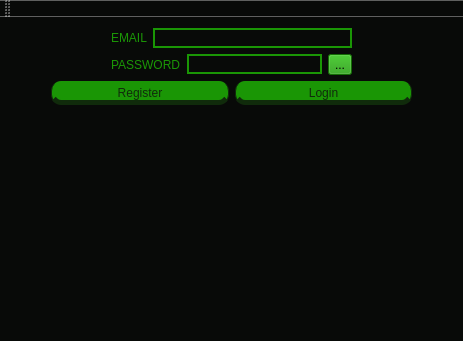
<?xml version="1.0" encoding="UTF-8"?>
<ui version="4.0">
 <class>MainWindowClass</class>
 <widget class="QMainWindow" name="MainWindowClass">
  <property name="geometry">
   <rect>
    <x>0</x>
    <y>0</y>
    <width>463</width>
    <height>341</height>
   </rect>
  </property>
  <property name="windowTitle">
   <string>Launcher</string>
  </property>
  <property name="styleSheet">
   <string notr="true"> background-color: rgb(8, 10, 8);</string>
  </property>
  <widget class="QWidget" name="centralWidget">
   <layout class="QVBoxLayout" name="verticalLayout">
    <item>
     <layout class="QHBoxLayout" name="horizontalLayout_4">
      <property name="leftMargin">
       <number>100</number>
      </property>
      <property name="rightMargin">
       <number>100</number>
      </property>
      <item>
       <widget class="QLabel" name="label_2">
        <property name="styleSheet">
         <string notr="true">font:  bold large &quot;Fantasy&quot;;
color: rgb(26, 150, 5);</string>
        </property>
        <property name="text">
         <string>EMAIL</string>
        </property>
       </widget>
      </item>
      <item>
       <widget class="QLineEdit" name="lineEdit">
        <property name="styleSheet">
         <string notr="true">color: rgb(26, 150, 5);
border:2px solid  rgb(26, 150, 5);</string>
        </property>
       </widget>
      </item>
     </layout>
    </item>
    <item>
     <layout class="QHBoxLayout" name="horizontalLayout_5">
      <property name="leftMargin">
       <number>100</number>
      </property>
      <property name="rightMargin">
       <number>100</number>
      </property>
      <item>
       <layout class="QHBoxLayout" name="horizontalLayout_3">
        <item>
         <widget class="QLabel" name="label_3">
          <property name="styleSheet">
           <string notr="true">font:  bold large &quot;Monospace&quot;;
color: rgb(26, 150, 5);</string>
          </property>
          <property name="text">
           <string>PASSWORD</string>
          </property>
         </widget>
        </item>
        <item>
         <widget class="QLineEdit" name="lineEdit_2">
          <property name="styleSheet">
           <string notr="true">color: rgb(26, 150, 5);
border:2px solid  rgb(26, 150, 5);</string>
          </property>
          <property name="echoMode">
           <enum>QLineEdit::Password</enum>
          </property>
         </widget>
        </item>
       </layout>
      </item>
      <item>
       <widget class="QToolButton" name="toolButton">
        <property name="autoFillBackground">
         <bool>false</bool>
        </property>
        <property name="styleSheet">
         <string notr="true">
background-color: rgb(26, 150, 5);</string>
        </property>
        <property name="text">
         <string>...</string>
        </property>
        <property name="icon">
         <iconset>
          <normaloff>images/password-eye.png</normaloff>images/password-eye.png</iconset>
        </property>
       </widget>
      </item>
     </layout>
    </item>
    <item>
     <layout class="QHBoxLayout" name="horizontalLayout_2">
      <property name="leftMargin">
       <number>40</number>
      </property>
      <property name="topMargin">
       <number>0</number>
      </property>
      <property name="rightMargin">
       <number>40</number>
      </property>
      <item>
       <widget class="QPushButton" name="pushButton">
        <property name="styleSheet">
         <string notr="true">QPushButton{
	background-color: rgb(26, 150, 5);
	border: none;
	padding-top: 5px;
	color: rgb(62, 191, 40);
	border-radius:10px;
	border-left:  1px solid rgb(16, 43, 11);
	border-right: 1px solid rgb(16, 43, 11);
	border-bottom: 5px solid rgb(16, 43, 11);
font: bold large &quot;Monospace&quot;;
	color: rgb(16, 43, 11);

}
QPushButton:hover {
	background-color: rgb(55, 173, 35);
	border-left:  1px solid rgb(16, 43, 11);
	border-right: 1px solid rgb(16, 43, 11);
	border-bottom: 5px solid rgb(16, 43, 11);
}
QPushButton:pressed {
	background-color: rgb(52, 204, 27);
	border-left:  1px solid rgb(16, 43, 11);
	border-right: 1px solid rgb(16, 43, 11);
	border-top: 5px solid rgb(16, 43, 11);
	padding-top: -5px;
	border-bottom: none;
}</string>
        </property>
        <property name="text">
         <string>Register</string>
        </property>
       </widget>
      </item>
      <item>
       <widget class="QPushButton" name="pushButton_2">
        <property name="styleSheet">
         <string notr="true">QPushButton{
	background-color: rgb(26, 150, 5);
	border: none;
	padding-top: 5px;
	color: rgb(62, 191, 40);
	border-radius:10px;
	border-left:  1px solid rgb(16, 43, 11);
	border-right: 1px solid rgb(16, 43, 11);
	border-bottom: 5px solid rgb(16, 43, 11);
	font: bold large &quot;Monospace&quot;;
	color: rgb(16, 43, 11);
}
QPushButton:hover {
	background-color: rgb(55, 173, 35);
	border-left:  1px solid rgb(16, 43, 11);
	border-right: 1px solid rgb(16, 43, 11);
	border-bottom: 5px solid rgb(16, 43, 11);
}
QPushButton:pressed {
	background-color: rgb(52, 204, 27);
	border-left:  1px solid rgb(16, 43, 11);
	border-right: 1px solid rgb(16, 43, 11);
	border-top: 5px solid rgb(16, 43, 11);
	padding-top: -5px;
	border-bottom: none;
}
</string>
        </property>
        <property name="text">
         <string>Login</string>
        </property>
       </widget>
      </item>
     </layout>
    </item>
    <item>
     <widget class="QLabel" name="label">
      <property name="styleSheet">
       <string notr="true">color: rgb(26, 150, 5);</string>
      </property>
      <property name="text">
       <string/>
      </property>
     </widget>
    </item>
   </layout>
  </widget>
  <widget class="QToolBar" name="mainToolBar">
   <attribute name="toolBarArea">
    <enum>TopToolBarArea</enum>
   </attribute>
   <attribute name="toolBarBreak">
    <bool>false</bool>
   </attribute>
  </widget>
  <widget class="QStatusBar" name="statusBar"/>
 </widget>
 <layoutdefault spacing="6" margin="11"/>
 <resources>
  <include location="MainWindow.qrc"/>
 </resources>
 <connections/>
</ui>
